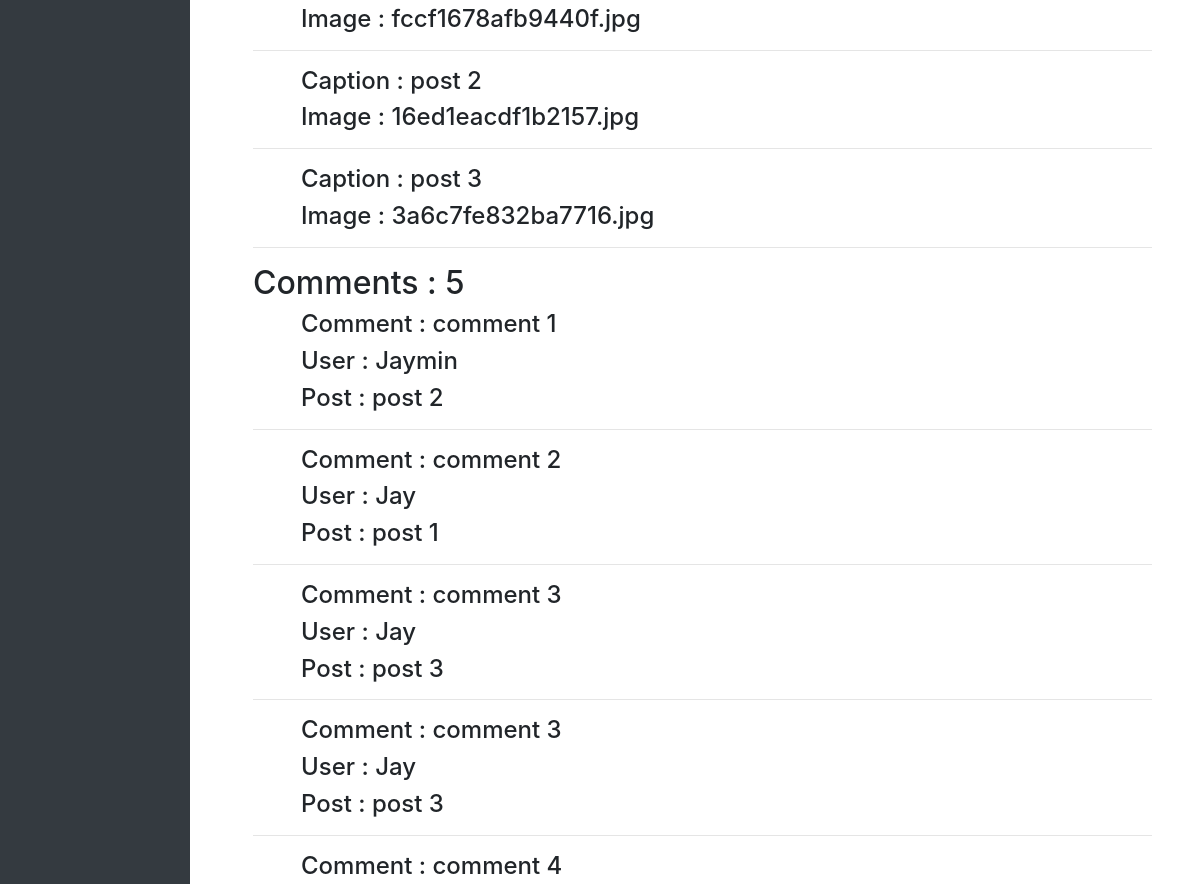
/customadmin/user/1/user_detail (signed in, middle part), run on an earlier commit of the app's database.
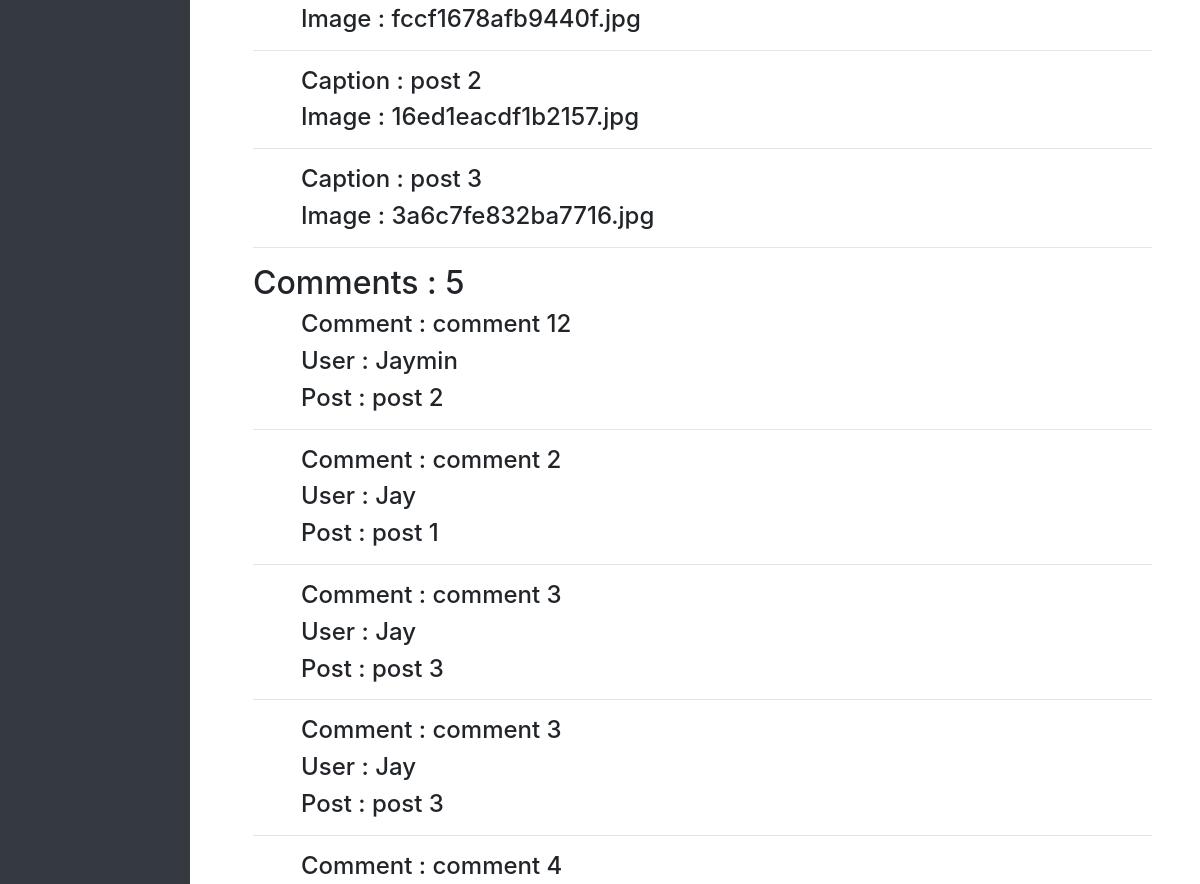
And on a later commit of the database.
### flask_module/posts/models.py (models this page shows, shortened)
class Comments(db.Model):
    id = db.Column(db.Integer, primary_key=True)
    user_id = db.Column(db.Integer, db.ForeignKey("user.id"), nullable=False)
    post_id = db.Column(db.Integer, db.ForeignKey("post.id"), nullable=False)
    comment = db.Column(db.String(200), nullable=True)

class Post(db.Model):
    id = db.Column(db.Integer, primary_key=True)
    image = db.Column(db.String(70), nullable=False)
    caption = db.Column(db.String(20), nullable=False)
    created_at = db.Column(db.DateTime, nullable=False, default=datetime.now())
    user_id = db.Column(db.Integer, db.ForeignKey("user.id"), nullable=False)
    comment = db.relationship("Comments", backref="post", lazy=True, cascade = "all, delete, delete-orphan", )
    likes = db.relationship("Likes", backref="post", lazy=True, cascade = "all, delete, delete-orphan", )

### flask_module/user/models.py (models this page shows, shortened)
class User(db.Model, UserMixin):
    id = db.Column(db.Integer, primary_key=True)
    username = db.Column(db.String(20), unique=True, nullable=False)
    email = db.Column(db.String(30), unique=True, nullable=False)
    profile_picture = db.Column(db.String(70), nullable=False, default="defualt_img.jpg")
    password = db.Column(db.String(15), nullable=False)
    like = db.relationship("Likes", backref="user", lazy=True, cascade = "all, delete, delete-orphan", )
    post = db.relationship("Post", backref="user", lazy=True, cascade = "all, delete, delete-orphan", )
    comment = db.relationship("Comments", backref="user", lazy=True, cascade = "all, delete, delete-orphan", )
    following = db.relationship("User",
                    secondary=connected_user,
                    primaryjoin=id==connected_user.c.parent_id,
                    secondaryjoin=id==connected_user.c.children_id,
                    backref="followed_by")
    role_id = db.Column(db.Integer, db.ForeignKey("role.id"), nullable=False)

### flask_module/customadmin/users/routes.py (the view)
@users.route("/<int:user_id>/user_detail")
@login_required
def user_detail(user_id):
    user = User.query.filter_by(id=user_id).first()
    return render_template("customadmin/users/user_detail.html", user=user)

### flask_module/customadmin/routes.py (called while the page is built)
def login_required(f):
    @wraps(f)
    def decorated_function(*args, **kwargs):
        if current_user.is_authenticated is False:
            return redirect(url_for('customadmin.login'))
        return f(*args, **kwargs)
    return decorated_function

### flask_module/user/models.py (called while the page is built)
@login_manager.user_loader
def load_user(user_id):
    return User.query.filter_by(id=int(user_id)).first()

### flask_module/templates/customadmin/users/user_detail.html (shortened to what this page needs)
{% extends "customadmin/dashboard.html" %}
{% block contant %}
<div class="m-5">
    {% for post in user.post %}
        <h4 class="ml-5">Caption : {{post.caption}}</h4>
        <h4 class="ml-5">Image : {{post.image}}</h4>
        <hr>
    {% endfor %}
    <h2>Comments : {{user.comment|length}}</h2>
    {% for comment in user.comment %}
        <h4 class="ml-5">Comment : {{comment.comment}}</h4>
        <h4 class="ml-5">User : {{comment.post.user.username}}</h4>
        <h4 class="ml-5">Post : {{comment.post.caption}}</h4>
        <hr>
    {% endfor %}
</div>
{% endblock contant %}

What changed in the data, as far as the page shows it:
changed Comments "Jaymin": comment "comment 1" → "comment 12"
